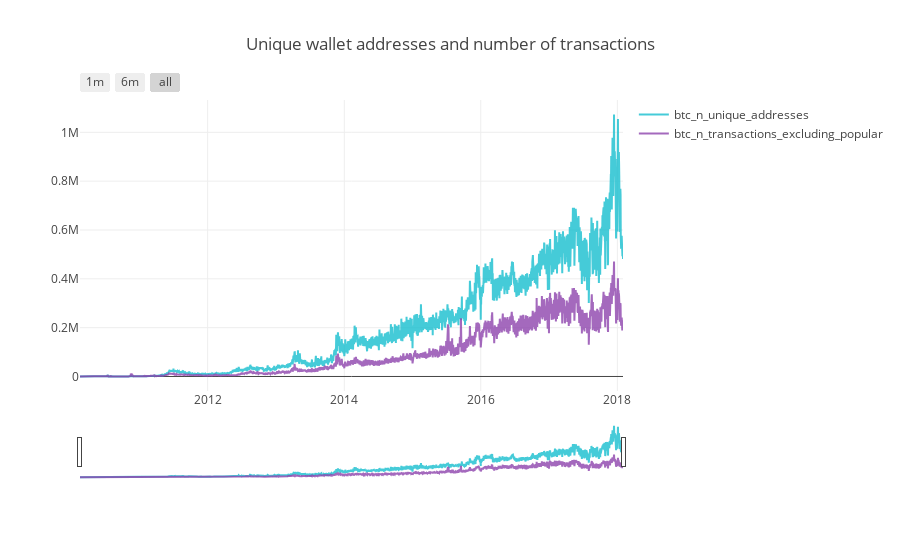

The notebook cell saved with this chart:
### Code cell
btc_n_unique_addresses = go.Scatter(
    x=data.Date,
    y=data['btc_n_unique_addresses'],
    name = "btc_n_unique_addresses",
    line = dict(color = '#17BECF'),
    opacity = 0.8)

'''btc_difficulty = go.Scatter(
    x=data.Date,
    y=data['btc_difficulty'],
    name = "btc_difficulty",
    line = dict(color = '#7F7F7F'),
    opacity = 0.8)
'''
btc_n_transactions_excluding_popular = go.Scatter(
    x=data.Date,
    y=data['btc_n_transactions_excluding_popular'],
    name = "btc_n_transactions_excluding_popular",
    line = dict(color = '#8E44AD'),
    opacity = 0.8)


plot = [btc_n_unique_addresses,btc_n_transactions_excluding_popular]

layout = dict(
    title='Unique wallet addresses and number of transactions',
    xaxis=dict(
        rangeselector=dict(
            buttons=list([
                dict(count=1,
                     label='1m',
                     step='month',
                     stepmode='backward'),
                dict(count=6,
                     label='6m',
                     step='month',
                     stepmode='backward'),
                dict(step='all')
            ])
        ),
        rangeslider=dict(),
        type='time'
    )
)

fig = dict(data=plot, layout=layout)
plotly.offline.iplot(fig, filename = "Time Series with Rangeslider")

### Figure 1 — Plotly figure (JSON) as saved in the notebook; plotly's stock layout.template omitted (floating-point values rounded to 4 significant figures; data arrays with more than 128 entries replaced by an {"elided": "..."} marker saying what was removed)
{"data": [{"line": {"color": "#17BECF"}, "name": "btc_n_unique_addresses", "opacity": 0.8, "type": "scatter", "x": {"elided": "2906 str values"}, "y": {"elided": "2906 int values"}}, {"line": {"color": "#8E44AD"}, "name": "btc_n_transactions_excluding_popular", "opacity": 0.8, "type": "scatter", "x": {"elided": "2906 str values"}, "y": {"elided": "2906 int values"}}], "layout": {"title": "Unique wallet addresses and number of transactions", "xaxis": {"rangeselector": {"buttons": [{"count": 1, "label": "1m", "step": "month", "stepmode": "backward"}, {"count": 6, "label": "6m", "step": "month", "stepmode": "backward"}, {"step": "all"}]}, "rangeslider": {}, "type": "time"}}}
